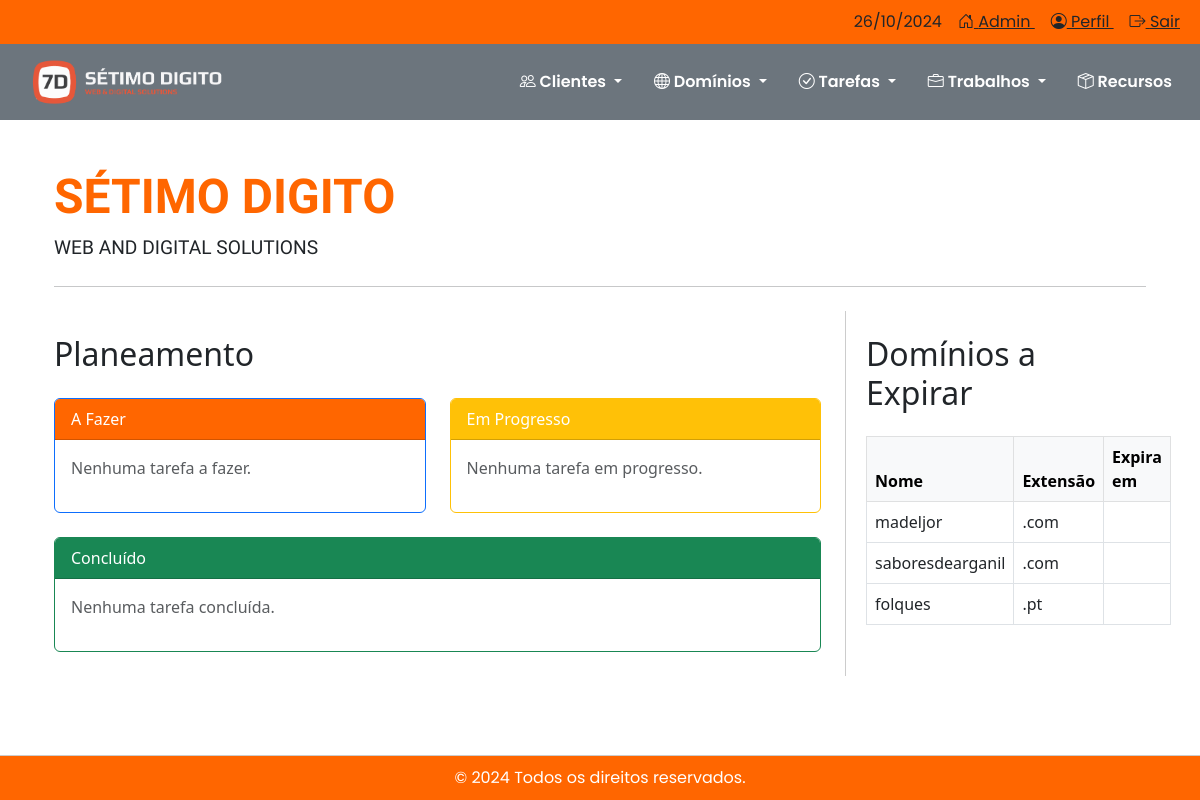
The app's page /, older data.
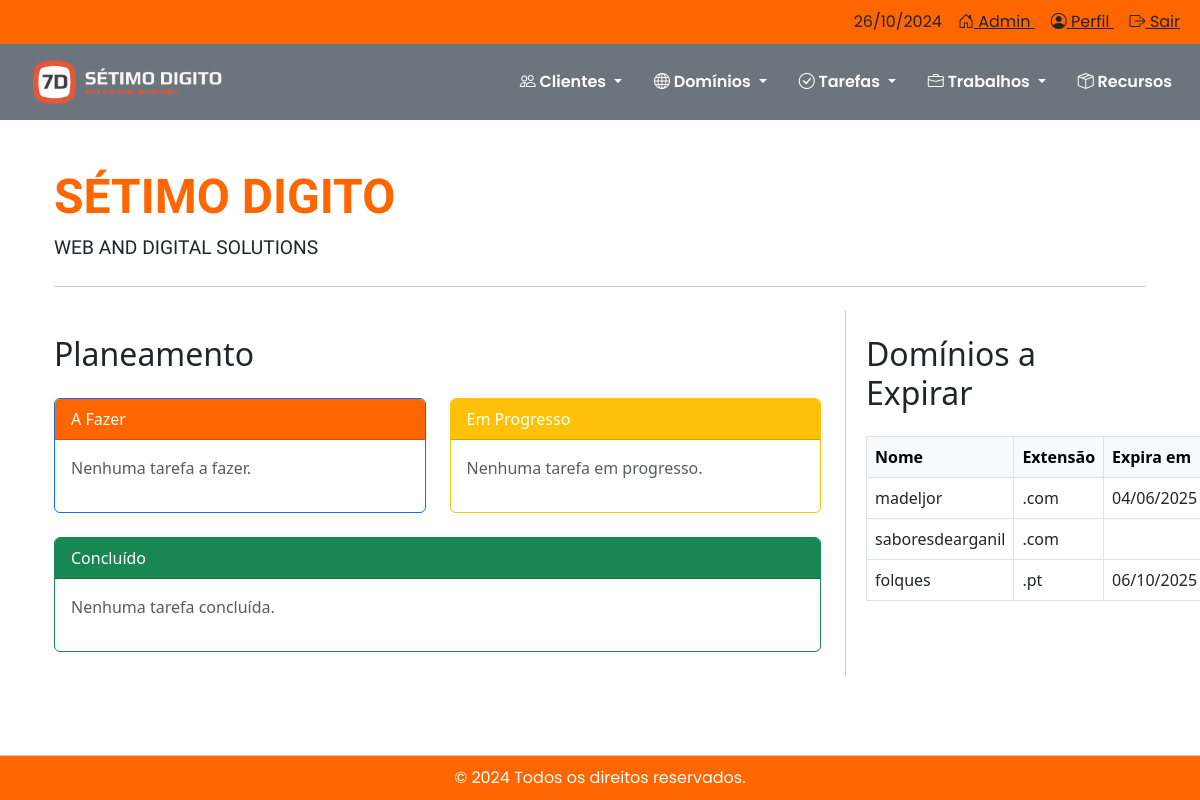
The same page, newer data.
### dominios/models.py (models this page shows, shortened)
class Dominio(models.Model):
    ESTADOS = [
        ('ativo', 'Ativo'),
        ('suspenso', 'Suspenso'),
        ('expirado', 'Expirado'),
        ('terminado', 'Terminado'),
    ]
    EXTENSOES = [
        ('.com', '.com'),
        ('.pt', '.pt'),
        ('.net', '.net'),
        ('.org', '.org'),
        ('.bizz', '.bizz'),
    ]
    nome = models.CharField(max_length=255)
    extensao = models.CharField(max_length=10, choices=EXTENSOES)
    estado = models.CharField(max_length=10, choices=ESTADOS)
    data_criacao = models.DateField()  # Alterado para DateField
    data_expiracao = models.DateField()  # Alterado para DateField
    cliente = models.ForeignKey(Cliente, on_delete=models.CASCADE, related_name='dominios_dominio')

### homepage/views.py (the view)
# urls.py: path('', homepage, name='homepage'),  # URL da homepage
def homepage(request):
    um_ano = datetime.now() + timedelta(days=365)
    proximos_dominios = Dominio.objects.filter(data_expiracao__lte=um_ano).order_by('data_expiracao')[:5]
    tarefas_a_fazer = Tarefa.objects.filter(estado='a_fazer').order_by('-id')[:5]
    tarefas_em_progresso = Tarefa.objects.filter(estado='em_progresso').order_by('-id')[:5]
    tarefas_concluidas = Tarefa.objects.filter(estado='concluido').order_by('-id')[:5]
    return render(request, 'homepage/homepage.html', {
        'proximos_dominios': proximos_dominios,
        'tarefas_a_fazer': tarefas_a_fazer,
        'tarefas_em_progresso': tarefas_em_progresso,
        'tarefas_concluidas': tarefas_concluidas,
    })

### homepage/templates/homepage/homepage.html (shortened to what the changed rows need)
{% extends "base.html" %}
{% block content %}
<div class="container mt-5">
    <h1 style="font-family: 'Play', sans-serif; font-weight: 700; color: #FF6600; font-size: 3rem;">SÉTIMO DIGITO</h1>
    <div class="d-flex">
        <div class="flex-grow-1 me-4">
            <h2 class="my-4">Planeamento</h2>
        </div>
        <div class="flex-shrink-0" style="width: 280px;">
            <h2 class="my-4">Domínios a Expirar</h2>
            <table class="table table-bordered">
                <thead class="table-light">
                    <tr>
                        <th>Nome</th>
                        <th>Extensão</th>
                        <th>Expira em</th>
                    </tr>
                </thead>
                <tbody>
                    {% for dominio in proximos_dominios %}
                    <tr>
                        <td>{{ dominio.nome }}</td>
                        <td>{{ dominio.extensao }}</td>
                        <td>{{ dominio.data_expiracao|date:"d/m/Y" }}</td>
                    </tr>
                    {% empty %}
                    <tr>
                        <td colspan="3" class="text-center">Nenhum domínio a expirar.</td>
                    </tr>
                    {% endfor %}
                </tbody>
            </table>
        </div>
    </div>
</div>
{% endblock %}

Row changes from the older to the newer data that the page shows:
changed Dominio "madeljor": data_expiracao (not shown) → "04/06/2025"
changed Dominio "folques": data_expiracao (not shown) → "06/10/2025"
